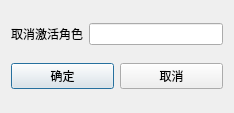
<?xml version="1.0" encoding="UTF-8"?>
<ui version="4.0">
 <class>InanctiveRole</class>
 <widget class="QDialog" name="InanctiveRole">
  <property name="geometry">
   <rect>
    <x>0</x>
    <y>0</y>
    <width>234</width>
    <height>113</height>
   </rect>
  </property>
  <property name="windowTitle">
   <string>Dialog</string>
  </property>
  <layout class="QVBoxLayout" name="verticalLayout">
   <item>
    <layout class="QHBoxLayout" name="horizontalLayout">
     <item>
      <widget class="QLabel" name="label">
       <property name="text">
        <string>取消激活角色</string>
       </property>
      </widget>
     </item>
     <item>
      <widget class="QLineEdit" name="lineEdit"/>
     </item>
    </layout>
   </item>
   <item>
    <layout class="QHBoxLayout" name="horizontalLayout_2">
     <item>
      <widget class="QPushButton" name="yesButton">
       <property name="text">
        <string>确定</string>
       </property>
      </widget>
     </item>
     <item>
      <widget class="QPushButton" name="closeButton">
       <property name="text">
        <string>取消</string>
       </property>
      </widget>
     </item>
    </layout>
   </item>
  </layout>
 </widget>
 <resources/>
 <connections/>
</ui>
